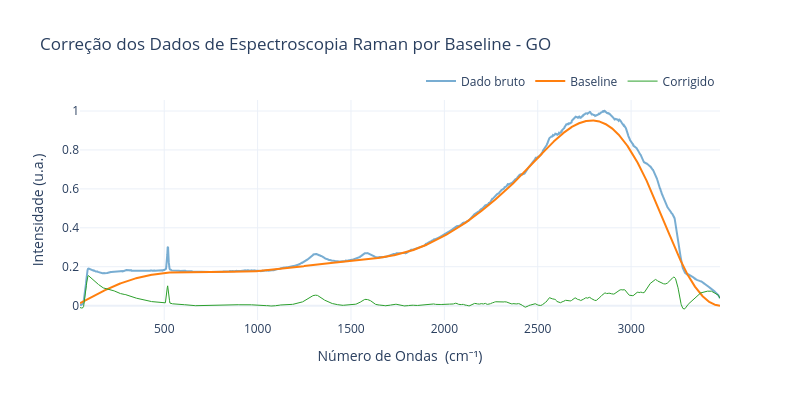

Write notebook code for a chart like this one.
### Markdown cell above
# *Baseline* - rGO

### Code cell
x, y_corr = baseline('rGO_MMV.txt', lam=1e6, p=0.01, n_iter=10)

### Figure 1 — Plotly figure (JSON) as saved in the notebook; plotly's stock layout.template omitted (floating-point values rounded to 4 significant figures; data arrays with more than 128 entries replaced by an {"elided": "..."} marker saying what was removed)
{"data": [{"line": {"color": "#1f77b4"}, "mode": "lines", "name": "Dado bruto", "opacity": 0.6, "type": "scatter", "x": {"elided": "2048 float values"}, "y": {"elided": "2048 float values"}}, {"line": {"color": "#ff7f0e", "width": 2}, "mode": "lines", "name": "Baseline", "type": "scatter", "x": {"elided": "2048 float values"}, "y": {"elided": "2048 float values"}}, {"line": {"color": "#2ca02c", "width": 1}, "mode": "lines", "name": "Corrigido", "type": "scatter", "x": {"elided": "2048 float values"}, "y": {"elided": "2048 float values"}}], "layout": {"height": 400, "legend": {"orientation": "h", "title": {"text": ""}, "x": 1, "xanchor": "right", "y": 1.02, "yanchor": "bottom"}, "title": {"text": "Correção dos Dados de Espectroscopia Raman por Baseline - GO"}, "width": 800, "xaxis": {"title": {"text": "Número de Ondas  (cm⁻¹)"}}, "yaxis": {"title": {"text": "Intensidade (u.a.)"}}}}
